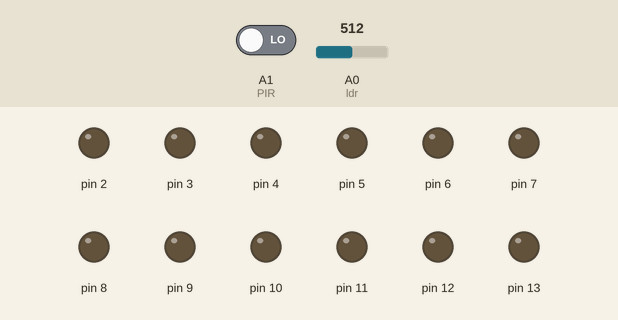
Recording of a sketch running on a simulated Arduino Uno, built with avr-gcc and run on an emulated ATmega328P. Shown: output pins drawn as LEDs (lit = HIGH). Inputs (shaded band) come from the test bench; at power-on: A1 (PIR) LOW, A0 (ldr) = 512.

Above: at 2.0 s.
2.1 s: A1 (PIR) driven HIGH
At 2.45 s:
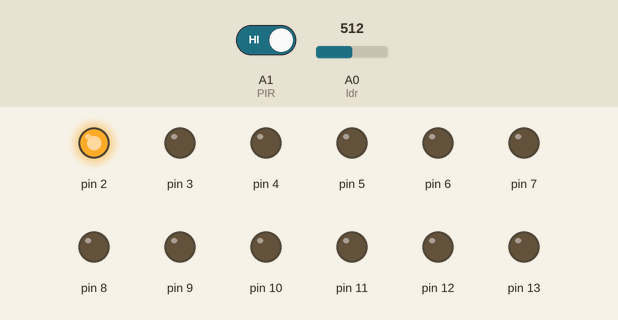
At 4.5 s:
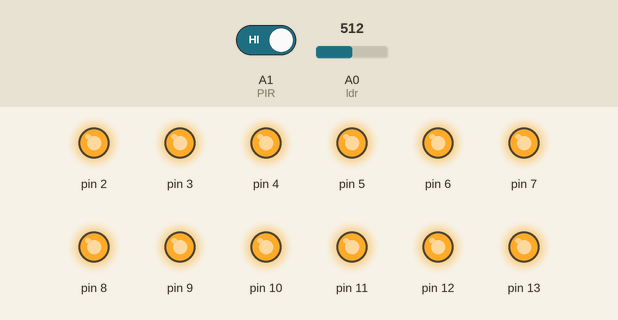
5.6 s: A1 (PIR) driven LOW
At 6.05 s:
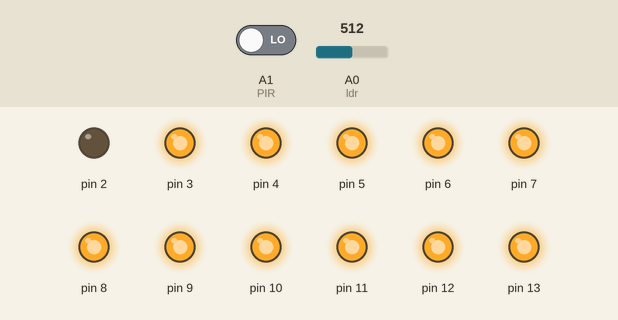
Timing chart, 0 to 8.6 s (numbered marks = the images above; inputs shaded):
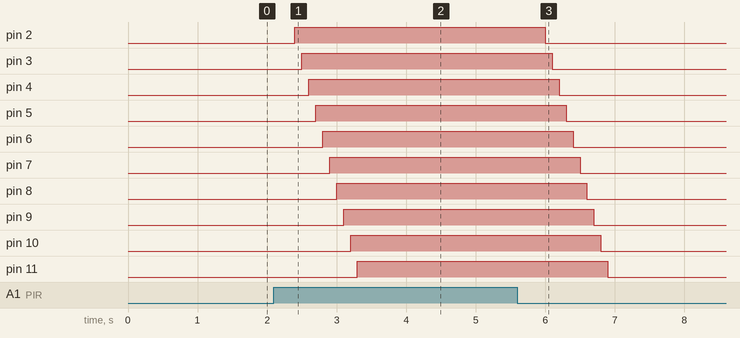

The sketch:

exquisite_albar_borwo1.ino
```cpp
const int PIR = A1;
int sensorvalue =0;

void setup()
{
  pinMode(2,OUTPUT);
  pinMode(3,OUTPUT);
  pinMode(4,OUTPUT);
  pinMode(5,OUTPUT);
  pinMode(6,OUTPUT);
  pinMode(7,OUTPUT);
  pinMode(8,OUTPUT);
  pinMode(9,OUTPUT);
  pinMode(10,OUTPUT);
  pinMode(11,OUTPUT);
  pinMode(12,OUTPUT);
  pinMode(13,OUTPUT);
  digitalWrite(2,LOW);
  digitalWrite(3,LOW);
  digitalWrite(4,LOW);
  digitalWrite(5,LOW);
  digitalWrite(6,LOW);
  digitalWrite(7,LOW);
  digitalWrite(8,LOW);
  digitalWrite(9,LOW);
  digitalWrite(10,LOW);
  digitalWrite(11,LOW);
  digitalWrite(12,LOW);
  digitalWrite(13,LOW);

  pinMode(PIR,INPUT);
  Serial.begin(9600);
}

void detect()
{
  int i=2;
  for(i=2;i<=13;i++)
  {
    digitalWrite(i,HIGH);
    delay(100);
  }
}

void loop()
{
  int value=digitalRead(PIR);      // pir sensor value
  sensorvalue=analogRead(A0);      // ldr value
  if(sensorvalue<900)
  {
    if(value==HIGH)
    {
      detect();
    }
    else
    {
      int i=0;
      for(i=2;i<=13;i++)
      {
        digitalWrite(i,LOW);
        delay(100);
      }
    }
  }
}


  
```

Measured:
- after the input at 2.1 s, pin 2: LOW → HIGH after 0.30 s; pin 3: LOW → HIGH after 0.40 s; pin 4: LOW → HIGH after 0.50 s; pin 5: LOW → HIGH after 0.60 s; pin 6: LOW → HIGH after 0.70 s
- after the input at 5.6 s, pin 2: HIGH → LOW after 0.40 s; pin 3: HIGH → LOW after 0.50 s; pin 4: HIGH → LOW after 0.60 s; pin 5: HIGH → LOW after 0.70 s; pin 6: HIGH → LOW after 0.80 s
